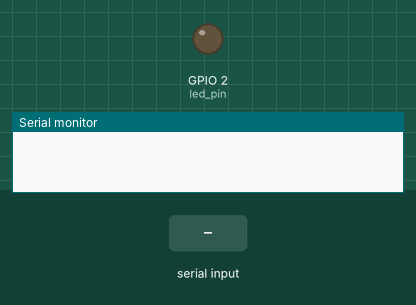
This sketch was run on a simulated ESP32. Parts: output pins drawn as LEDs (lit = HIGH), the last lines printed to the serial monitor. Dashed ring = blinking. Inputs (shaded band) come from the test bench.

Above: at 0.0 s.
At 2.2 s:
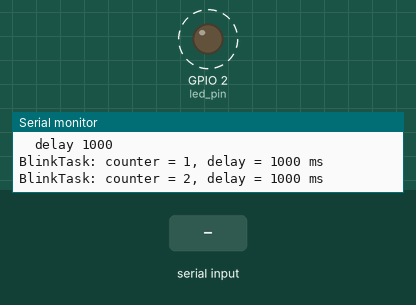
2.3 s: "delay\n" received over Serial
4.5 s: "90,45\n" received over Serial
Timing chart, 0 to 12.5 s (numbered marks = the images above; inputs shaded):
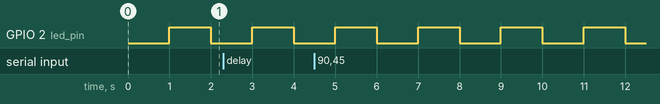

Measured:
- by itself, GPIO 2 (led_pin): alternates HIGH for 1.0 s and LOW for 1.0 s

The sketch:

03_queue.ino
```cpp
/**
 * FreeRTOS Queue Demo
 *
 * Learning goals:
 * 1. Create queues with xQueueCreate().
 * 2. Send data between tasks with xQueueSend().
 * 3. Receive data from queues with xQueueReceive().
 * 4. Send simple values, such as int.
 * 5. Send structured data, such as struct Message.
 * 6. Avoid sharing global variables directly between tasks.
 *
 * Demo:
 * - CLI task reads Serial commands.
 * - CLI task sends LED delay values to Blink task through delay_queue.
 * - Blink task sends status messages back to CLI task through msg_queue.
 *
 * Important note:
 * Only the CLI task prints to Serial.
 * This avoids multiple tasks using Serial at the same time.
 */

#include <Arduino.h>

#if CONFIG_FREERTOS_UNICORE
static const BaseType_t app_cpu = 0;
#else
static const BaseType_t app_cpu = 1;
#endif

static const int led_pin = LED_BUILTIN;

QueueHandle_t delay_queue;
QueueHandle_t msg_queue;

struct Message
{
  int blink_delay_ms;       // Current blink delay
  unsigned long counter;    // Number of LED toggles
};

/*
 * BlinkTask
 *
 * Responsibilities:
 * 1. Blink the LED.
 * 2. Check delay_queue for new delay values.
 * 3. Send status messages to msg_queue.
 *
 * Important:
 * This task does NOT print to Serial.
 * It sends messages to CliTask instead.
 */
void BlinkTask(void *parameter)
{
  int blink_delay_ms = 1000;       // Default blink delay
  unsigned long blink_counter = 0;

  pinMode(led_pin, OUTPUT);

  while (1)
  {
    /*
     * Check if CLI sent a new delay value.
     *
     * The last argument is the block time.
     *
     * 0 means:
     * - Do not wait.
     * - If the queue has data, receive it.
     * - If the queue is empty, continue immediately.
     */
    int new_delay_ms;

    if (xQueueReceive(delay_queue, &new_delay_ms, 0) == pdTRUE)
    {
      /*
       * Validate the received value.
       *
       * Very small delay values make the LED annoying
       * and generate too many messages.
       */
      if (new_delay_ms >= 100 && new_delay_ms <= 5000)
      {
        blink_delay_ms = new_delay_ms;
      }
    }

    digitalWrite(led_pin, !digitalRead(led_pin));
    blink_counter++;

    /*
     * Prepare a status message.
     */
    Message msg;
    msg.blink_delay_ms = blink_delay_ms;
    msg.counter = blink_counter;

    /*
     * Send the message to msg_queue.
     *
     * 0 means:
     * - Do not wait if the queue is full.
     *
     * If the queue is full, this message is dropped.
     * For simple status messages, this is acceptable.
     */
    xQueueSend(msg_queue, &msg, 0);

    /*
     * Delay this task.
     *
     * This blocks only BlinkTask.
     * Other tasks, such as CliTask, can still run.
     */
    vTaskDelay(pdMS_TO_TICKS(blink_delay_ms));
  }
}

/*
 * CliTask
 *
 * Responsibilities:
 * 1. Read commands from Serial.
 * 2. Send new delay values to BlinkTask.
 * 3. Receive status messages from BlinkTask.
 * 4. Print all text to Serial.
 */
void CliTask(void *parameter)
{
  Serial.println();
  Serial.println("--- FreeRTOS Queue Demo ---");
  Serial.println("Type command:");
  Serial.println("  delay 1000");
  Serial.println();

  while (1)
  {
    if (Serial.available() > 0)
    {
      String cmd = Serial.readStringUntil('\n');
      cmd.trim();

      if (cmd.startsWith("delay"))
      {
        String number_part = cmd.substring(6);
        int value = number_part.toInt();

        if (value >= 100 && value <= 5000)
        {
          /*
           * Send the delay value to BlinkTask through the queue.
           */
          if (xQueueSend(delay_queue, &value, pdMS_TO_TICKS(100)) == pdTRUE)
          {
            Serial.print("CLI: new delay sent = ");
            Serial.print(value);
            Serial.println(" ms");
          }
          else
          {
            Serial.println("CLI: delay_queue is full");
          }
        }
        else
        {
          Serial.println("CLI: delay must be 100 to 5000 ms");
        }
      }
      else
      {
        Serial.println("CLI: unknown command");
      }
    }

    /*
     * Receive messages from BlinkTask.
     */
    Message msg;

    while (xQueueReceive(msg_queue, &msg, 0) == pdTRUE)
    {
      Serial.print("BlinkTask: counter = ");
      Serial.print(msg.counter);
      Serial.print(", delay = ");
      Serial.print(msg.blink_delay_ms);
      Serial.println(" ms");
    }

    /*
     * Small delay so this task does not use the CPU all the time.
     */
    vTaskDelay(pdMS_TO_TICKS(20));
  }
}

void setup()
{
  Serial.begin(115200);

  /*
   * Give the USB Serial Monitor time to connect.
   */
  delay(1000);

  /*
   * Create delay_queue.
   * This queue can hold up to 5 int values.
   */
  delay_queue = xQueueCreate(5, sizeof(int));

  /*
   * Create msg_queue.
   * This queue can hold up to 10 Message structs.
   */
  msg_queue = xQueueCreate(10, sizeof(Message));

  /*
   * Always check whether queue creation succeeded.
   *
   * If there is not enough heap memory,
   * xQueueCreate() returns NULL.
   */
  if (delay_queue == NULL || msg_queue == NULL)
  {
    Serial.println("ERROR: Failed to create queues");

    while (1)
    {
      vTaskDelay(pdMS_TO_TICKS(1000));
    }
  }

  /*
   * Create BlinkTask.
   */
  BaseType_t blink_result = xTaskCreatePinnedToCore(
    BlinkTask,       // Task function
    "Blink Task",    // Task name
    4096,            // Stack size in bytes on ESP32 Arduino
    NULL,            // Task parameter
    1,               // Priority
    NULL,            // Task handle
    app_cpu          // CPU core
  );

  /*
   * Create CliTask.
   *
   * CliTask uses String and Serial printing,
   * so we give it a larger stack.
   */
  BaseType_t cli_result = xTaskCreatePinnedToCore(
    CliTask,
    "CLI Task",
    8192,
    NULL,
    1,
    NULL,
    app_cpu
  );

  /*
   * Check task creation result.
   */
  if (blink_result != pdPASS || cli_result != pdPASS)
  {
    Serial.println("ERROR: Failed to create tasks");

    while (1)
    {
      vTaskDelay(pdMS_TO_TICKS(1000));
    }
  }
}

void loop()
{
  /*
   * Arduino loop() is also a FreeRTOS task.
   *
   * We do not use it in this demo.
   * Delay it so it does not waste CPU time.
   */
  vTaskDelay(pdMS_TO_TICKS(1000));
}
```
